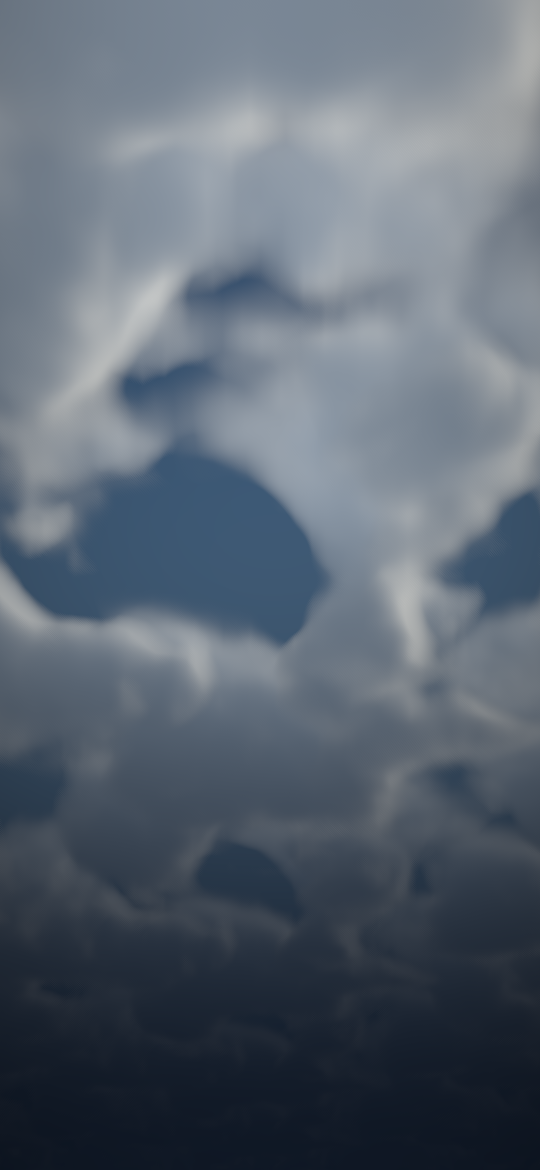
#> input picture design/weather/20260909-cloud-parity/ipad-gpu/clouds-quality-0.0.png, 540 x 1170 px
$ python -i video_frame_diff.py   (imports and definitions only)
#> lines starting #> are read from the running program, lines starting #| are printed output that depends on the picture
#> further down, picture is the input picture: PIL image 540x1170 RGBA; mean R, G, B, A 92.2, 102.8, 115.2, 255
#!/usr/bin/env python3
from __future__ import annotations

import argparse
import json
import shutil
import subprocess
from dataclasses import asdict, dataclass
from pathlib import Path
from typing import List

try:
    import numpy as np
    from PIL import Image, ImageFilter
except Exception as exc:  # pragma: no cover
    raise SystemExit(
        "Missing dependency. Install with `python3 -m pip install pillow numpy`.\n"
        f"Import error: {exc}"
    )


@dataclass
class FrameDiffResult:
    index: int
    file: str
    passed: bool
    non_zero_ratio: float
    mean_delta: float
    max_channel_delta: int
    reason: str
    diff_image: str = ""


@dataclass
class TemporalMetrics:
    speed_index: float
    density_index: float
    opacity_index: float


# [35 lines left out: functions parse_args, run_ffmpeg_extract, not called in this run]


def list_frames(frame_dir: Path) -> List[Path]:
    return sorted(path for path in frame_dir.glob("*.png") if path.is_file())


# [51 lines left out: functions open_rgb, frame_metrics, build_triptych, not called in this run]


def overlay_map(frame_rgb: Image.Image) -> np.ndarray:
    gray = frame_rgb.convert("L")
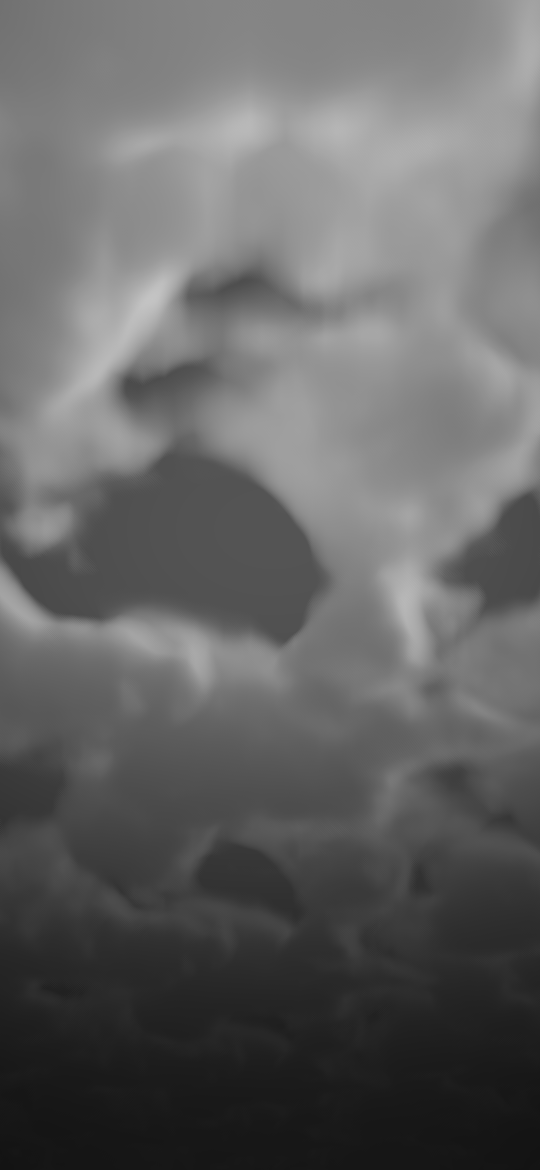
#> gray: PIL image 540x1170 L; min 19, max 196, mean 101
    blur = gray.filter(ImageFilter.GaussianBlur(radius=12))
    gray_arr = np.array(gray, dtype=np.float32)
    blur_arr = np.array(blur, dtype=np.float32)
    return np.abs(gray_arr - blur_arr)
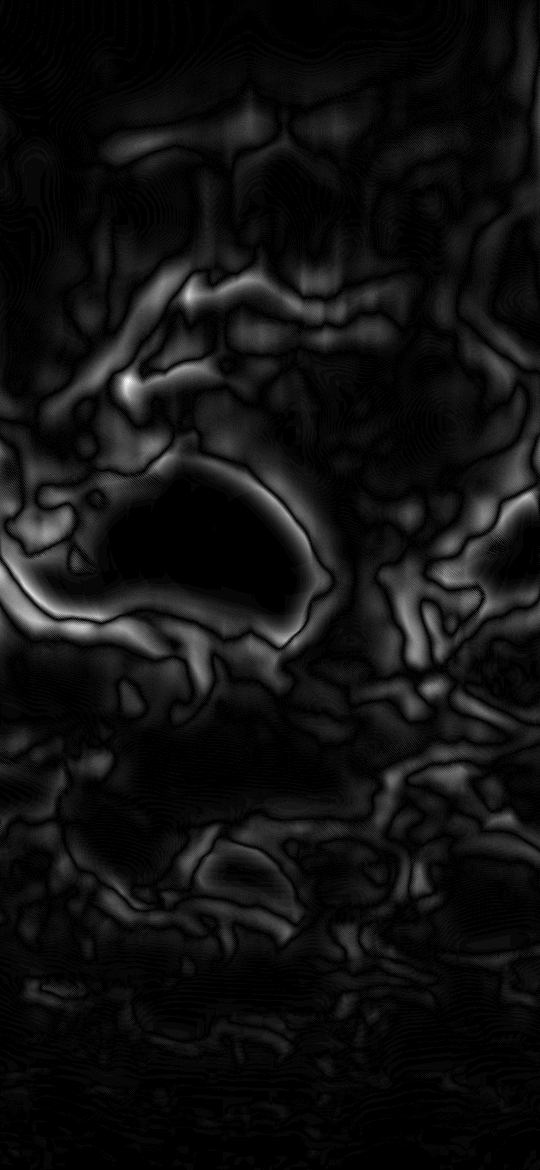
#> returned value: shape (1170, 540) float32; min 0, max 34, mean 2.2; drawn with min black and max white


# [230 lines left out: functions temporal_metrics, write_report, main, not called in this run]


# [2 lines not run here, left out]

>>> from PIL import Image
>>> picture = Image.open('../../../design/weather/20260909-cloud-parity/ipad-gpu/clouds-quality-0.0.png')
>>> result = overlay_map(picture)

$ run again, on design/weather/20260909-cloud-parity/ipad-gpu/clouds-wide.png
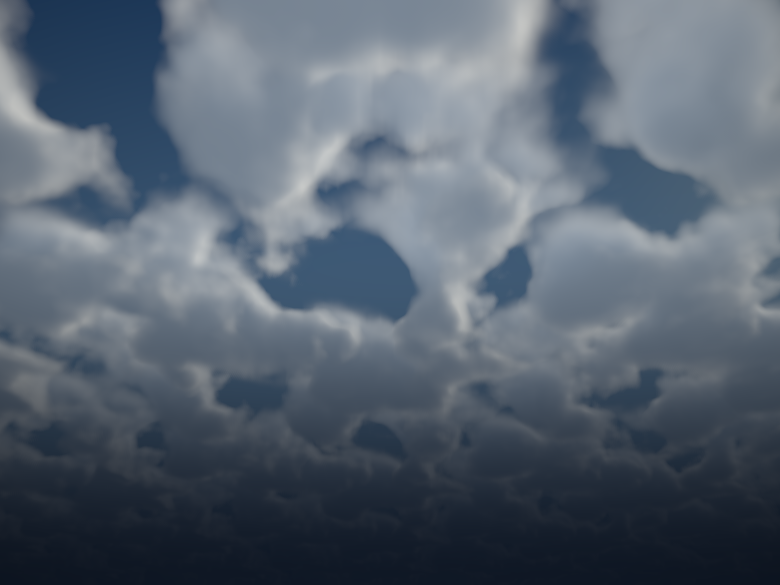
#> input picture design/weather/20260909-cloud-parity/ipad-gpu/clouds-wide.png, 780 x 585 px
#> picture is the input picture: PIL image 780x585 RGBA; mean R, G, B, A 87.8, 99.1, 112.3, 255
#> in overlay_map, `blur = gray.filter(ImageFilter.GaussianBlur(radius=12))`:
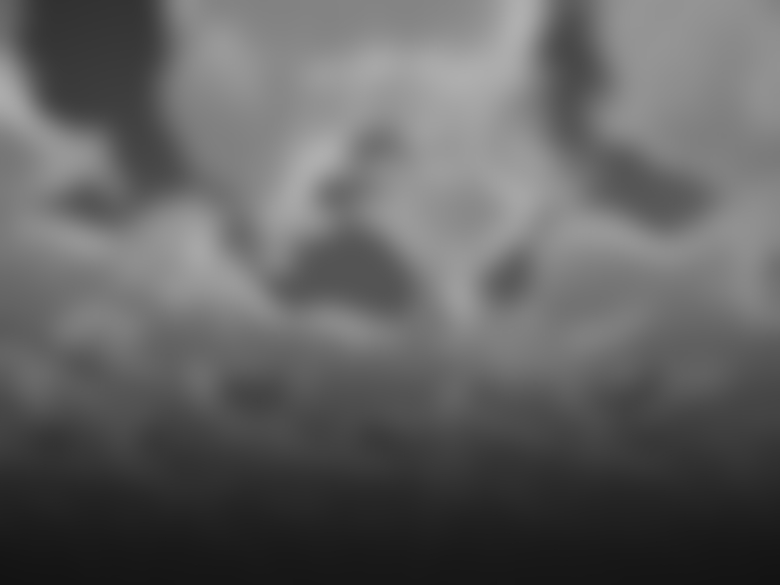
#> blur: PIL image 780x585 L; min 19, max 175, mean 97.2
#> in overlay_map, `return np.abs(gray_arr - blur_arr)`:
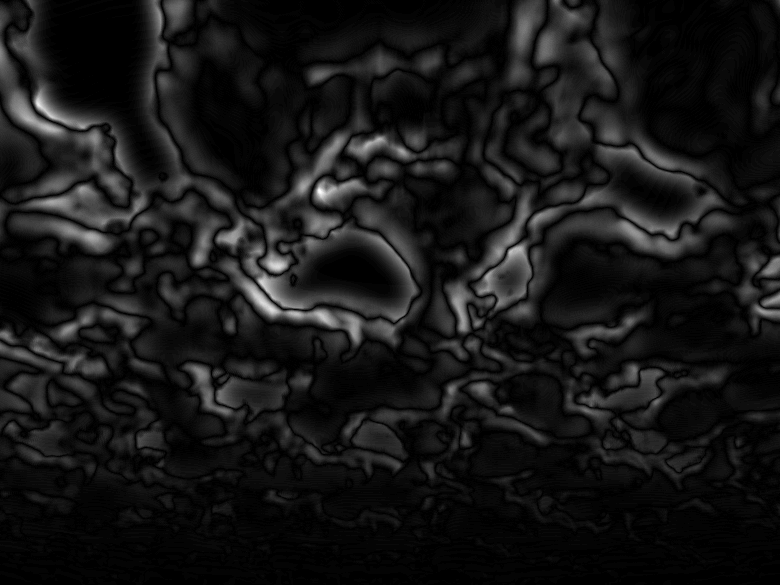
#> returned value: shape (585, 780) float32; min 0, max 52, mean 4.7; drawn with min black and max white
